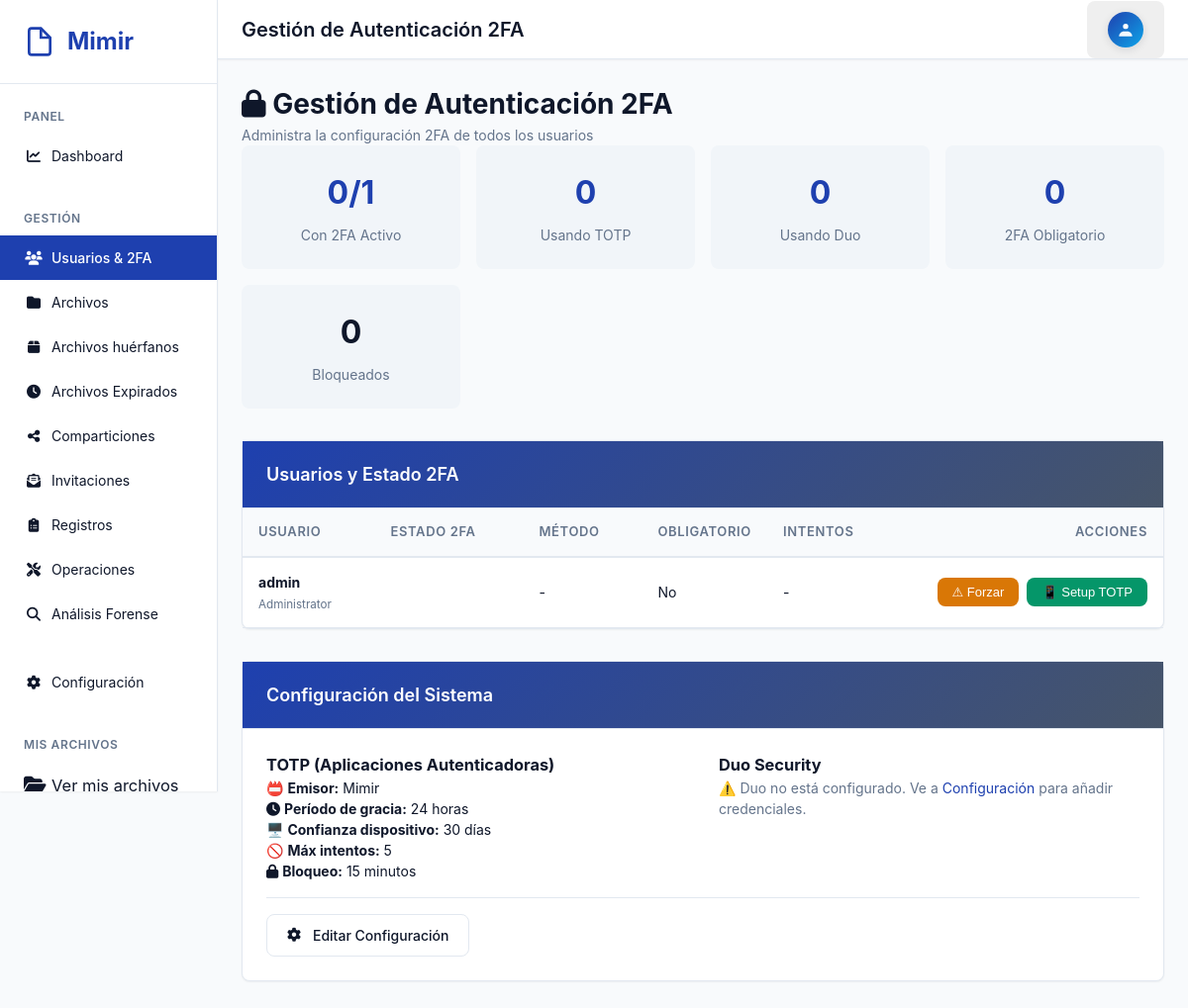
The app's page /admin/2fa_management.php (signed in) with its own data.
### tables this page shows
CREATE TABLE IF NOT EXISTS `users` (
  `id` int(11) NOT NULL AUTO_INCREMENT,
  `username` varchar(50) NOT NULL,
  `email` varchar(100) NOT NULL,
  `password` varchar(255) DEFAULT NULL,
  `full_name` varchar(100) DEFAULT NULL,
  `role` enum('admin','user') NOT NULL DEFAULT 'user',
  `is_active` tinyint(1) NOT NULL DEFAULT 1,
  `is_ldap` tinyint(1) NOT NULL DEFAULT 0,
  `storage_quota` bigint(20) DEFAULT NULL COMMENT 'Storage quota in bytes, NULL = unlimited',
  `storage_used` bigint(20) NOT NULL DEFAULT 0,
  `require_2fa` tinyint(1) NOT NULL DEFAULT 0 COMMENT 'Admin can force 2FA for this user',
  `force_password_change` tinyint(1) NOT NULL DEFAULT 0 COMMENT 'Require user to change password on next login',
  `trusted_devices` text DEFAULT NULL COMMENT 'JSON array of trusted device hashes',
  `last_login` datetime DEFAULT NULL,
  `created_at` timestamp NOT NULL DEFAULT CURRENT_TIMESTAMP,
  `updated_at` timestamp NOT NULL DEFAULT CURRENT_TIMESTAMP ON UPDATE CURRENT_TIMESTAMP,
  PRIMARY KEY (`id`),
  UNIQUE KEY `username` (`username`),
  KEY `idx_role` (`role`),
  KEY `idx_is_active` (`is_active`),
  KEY `idx_require_2fa` (`require_2fa`),
  KEY `idx_force_password_change` (`force_password_change`)
);

### includes/database.php (called while the page is built, shortened)
<?php
class Database {
    private static $instance = null;
    private $conn;
    private function __construct() {
        try {
            $dsn = "mysql:host=" . DB_HOST . ";dbname=" . DB_NAME . ";charset=" . DB_CHARSET;
            $options = [
                PDO::ATTR_ERRMODE => PDO::ERRMODE_EXCEPTION,
                PDO::ATTR_DEFAULT_FETCH_MODE => PDO::FETCH_ASSOC,
                PDO::ATTR_EMULATE_PREPARES => false,
            ];
            $this->conn = new PDO($dsn, DB_USER, DB_PASS, $options);
        } catch (PDOException $e) {
            error_log("Database connection failed: " . $e->getMessage());
            throw new Exception("Database connection failed");
        }
    }
    public static function getInstance() {
        if (self::$instance === null) {
            self::$instance = new self();
        }
        return self::$instance;
    }
    public function getConnection() {
        return $this->conn;
    }
}

### classes/TwoFactor.php (called while the page is built, shortened)
<?php
class TwoFactor {
    private $db;
    public function __construct() {
        $this->db = Database::getInstance()->getConnection();
    }
    public function getConfig() {
        $stmt = $this->db->query("SELECT config_key, config_value FROM config WHERE config_key LIKE '2fa_%'");
        $config = [
            'totp_issuer' => 'Mimir',
            'grace_period_hours' => 24,
            'device_trust_days' => 30,
            'max_attempts' => 5,
            'lockout_minutes' => 15
        ];
        return $config;
    }
}

### classes/DuoAuth.php (called while the page is built, shortened)
<?php
class DuoAuth {
    private $db;
    private $config;
    public function __construct() {
        $this->db = Database::getInstance()->getConnection();
        $this->config = $this->loadConfig();
    }
    private function loadConfig() {
        $stmt = $this->db->query("
            SELECT config_key, config_value
            FROM config
            WHERE config_key IN ('duo_client_id', 'duo_client_secret', 'duo_api_hostname', 'duo_redirect_uri',
                                  'duo_integration_key', 'duo_secret_key')
        ");
        $config = [];
        if (!isset($config['redirect_uri']) || empty($config['redirect_uri'])) {
            $config['redirect_uri'] = BASE_URL . '/login_2fa_duo_callback.php';
        }
        return $config;
    }
    public function isConfigured() {
        return !empty($this->config['client_id'])
            && !empty($this->config['client_secret'])
            && !empty($this->config['api_hostname']);
    }
    public function getConfig() {
        return [
            'client_id' => $this->config['client_id'] ?? '',
            'client_secret' => !empty($this->config['client_secret']) ? '***' : '',
            'api_hostname' => $this->config['api_hostname'] ?? '',
            'redirect_uri' => $this->config['redirect_uri'] ?? '',
            'is_configured' => $this->isConfigured()
        ];
    }
}

### public/admin/2fa_management.php (the view, shortened to what this page needs)
<?php
require_once __DIR__ . '/../../includes/config.php';
require_once __DIR__ . '/../../includes/database.php';
require_once __DIR__ . '/../../includes/layout.php';
require_once __DIR__ . '/../../classes/TwoFactor.php';
require_once __DIR__ . '/../../classes/DuoAuth.php';
$twoFactor = new TwoFactor();
$duoAuth = new DuoAuth();
$db = Database::getInstance()->getConnection();
$stmt = $db->query("
    SELECT
        u.id,
        u.username,
        u.email,
        u.full_name,
        u.require_2fa,
        u.is_active,
        uf.method,
        uf.is_enabled as has_2fa,
        uf.created_at as 2fa_since,
        (SELECT COUNT(*) FROM 2fa_attempts WHERE user_id = u.id) as total_attempts,
        (SELECT COUNT(*) FROM 2fa_attempts WHERE user_id = u.id AND success = 1) as successful_attempts,
        (SELECT COUNT(*) FROM 2fa_attempts WHERE user_id = u.id AND success = 0 AND attempted_at > DATE_SUB(NOW(), INTERVAL 15 MINUTE)) as recent_failures
    FROM users u
    LEFT JOIN user_2fa uf ON u.id = uf.user_id AND uf.is_enabled = 1
    ORDER BY u.username
");
$users = $stmt->fetchAll(PDO::FETCH_ASSOC);
$stats = [
    'total_users' => count($users),
    'with_2fa' => 0,
    'totp' => 0,
    'duo' => 0,
    'required' => 0,
    'locked' => 0
];
?>
<div class="content">
    <div class="page-header">
        <div>
            <h1><i class="fas fa-lock"></i> Gestión de Autenticación 2FA</h1>
            <p style="color: var(--text-muted);">Administra la configuración 2FA de todos los usuarios</p>
        </div>
    </div>
    <div class="stats-grid">
        <div class="stat-card">
            <div class="stat-value"><?php echo $stats['with_2fa']; ?>/<?php echo $stats['total_users']; ?></div>
            <div class="stat-label">Con 2FA Activo</div>
        </div>
        <div class="stat-card">
            <div class="stat-value"><?php echo $stats['totp']; ?></div>
            <div class="stat-label">Usando TOTP</div>
        </div>
        <div class="stat-card">
            <div class="stat-value"><?php echo $stats['duo']; ?></div>
            <div class="stat-label">Usando Duo</div>
        </div>
        <div class="stat-card">
            <div class="stat-value"><?php echo $stats['required']; ?></div>
            <div class="stat-label">2FA Obligatorio</div>
        </div>
        <div class="stat-card">
            <div class="stat-value" style="color: var(--danger);"><?php echo $stats['locked']; ?></div>
            <div class="stat-label">Bloqueados</div>
        </div>
    </div>
    <div class="card">
        <div class="card-header">
            <h2 class="card-title">Usuarios y Estado 2FA</h2>
        </div>
        <div class="card-body" style="padding: 0;">
            <table class="table">
                <thead>
                    <tr>
                        <th>Usuario</th>
                        <th style="width: 150px;">Estado 2FA</th>
                        <th style="width: 120px;">Método</th>
                        <th style="width: 120px;">Obligatorio</th>
                        <th style="width: 150px;">Intentos</th>
                        <th style="width: 250px; text-align: right;">Acciones</th>
                    </tr>
                </thead>
                <tbody>
                    <?php foreach ($users as $user): ?>
                        <tr>
                            <td>
                                <strong><?php echo htmlspecialchars($user['username']); ?></strong>
                                <?php if ($user['full_name']): ?>
                                    <br><small style="color: var(--text-muted);"><?php echo htmlspecialchars($user['full_name']); ?></small>
                                <?php endif; ?>
                            </td>
                            <td>
                                <?php if ($user['has_2fa']): ?>
                                    <span class="user-status status-enabled"><i class="fas fa-check"></i> Activo</span>
                                    <?php if ($user['2fa_since']): ?>
                                        <br><small style="color: var(--text-muted);">
                                            Desde <?php echo date('d/m/Y', strtotime($user['2fa_since'])); ?>
                                        </small>
                                    <?php endif; ?>
                                <?php else: ?>
                                    <span class="user-status status-disabled">✗ Inactivo</span>
                                <?php endif; ?>
                            </td>
                            <td>
                                <?php if ($user['method'] === 'totp'): ?>
                                    📱 TOTP
                                <?php elseif ($user['method'] === 'duo'): ?>
                                    <i class="fas fa-shield-alt"></i> Duo
                                <?php else: ?>
                                    -
                                <?php endif; ?>
                            </td>
                            <td>
                                <?php if ($user['require_2fa']): ?>
                                    <span class="user-status status-required">⚠ Sí</span>
                                <?php else: ?>
                                    No
                                <?php endif; ?>
                            </td>
                            <td>
                                <?php if ($user['total_attempts'] > 0): ?>
                                    <i class="fas fa-check"></i> <?php echo $user['successful_attempts']; ?> /
                                    ✗ <?php echo $user['total_attempts'] - $user['successful_attempts']; ?>
                                    <?php if ($user['recent_failures'] >= 5): ?>
                                        <br><span class="user-status status-locked"><i class="fas fa-lock"></i> Bloqueado</span>
                                    <?php endif; ?>
                                <?php else: ?>
                                    -
                                <?php endif; ?>
                            </td>
                            <td style="text-align: right;">
                                <div style="display: flex; gap: 0.5rem; justify-content: flex-end; flex-wrap: wrap;">
                                    <?php if (!$user['require_2fa']): ?>
                                        <form method="POST" style="display: inline;">
                                            <button type="submit" class="btn btn-sm btn-warning" title="Forzar 2FA">
                                                ⚠ Forzar
                                            </button>
                                        </form>
                                    <?php endif; ?>
                                    <?php if (!$user['has_2fa']): ?>
                                        <form method="POST" style="display: inline;">
                                            <button type="submit" class="btn btn-sm btn-success" title="Configurar TOTP">
                                                📱 Setup TOTP
                                            </button>
                                        </form>
                                    <?php endif; ?>
                                </div>
                            </td>
                        </tr>
                    <?php endforeach; ?>
                </tbody>
            </table>
        </div>
    </div>
    <div class="card" style="margin-top: 2rem;">
        <div class="card-header">
            <h2 class="card-title">Configuración del Sistema</h2>
        </div>
        <div class="card-body">
            <?php
            $config2fa = $twoFactor->getConfig();
            $duoConfig = $duoAuth->getConfig();
            ?>
            <div style="display: grid; grid-template-columns: 1fr 1fr; gap: 2rem;">
                <div>
                    <h3>TOTP (Aplicaciones Autenticadoras)</h3>
                    <ul style="list-style: none; padding: 0;">
                        <li>📛 <strong>Emisor:</strong> <?php echo htmlspecialchars($config2fa['totp_issuer']); ?></li>
                        <li><i class="fas fa-clock"></i> <strong>Período de gracia:</strong> <?php echo $config2fa['grace_period_hours']; ?> horas</li>
                        <li>🖥️ <strong>Confianza dispositivo:</strong> <?php echo $config2fa['device_trust_days']; ?> días</li>
                        <li>🚫 <strong>Máx intentos:</strong> <?php echo $config2fa['max_attempts']; ?></li>
                        <li><i class="fas fa-lock"></i> <strong>Bloqueo:</strong> <?php echo $config2fa['lockout_minutes']; ?> minutos</li>
                    </ul>
                </div>
                <div>
                    <h3>Duo Security</h3>
                    <?php if ($duoConfig['is_configured']): ?>
                        <ul style="list-style: none; padding: 0;">
                            <li>✅ <strong>Estado:</strong> Configurado</li>
                            <li>🌐 <strong>API Host:</strong> <?php echo htmlspecialchars($duoConfig['api_hostname']); ?></li>
                            <li><i class="fas fa-link"></i> <strong>Redirect URI:</strong> <small><?php echo htmlspecialchars($duoConfig['redirect_uri']); ?></small></li>
                            <li>
                                <?php if ($duoConfig['is_healthy']): ?>
                                    ✅ <strong>Health Check:</strong> <span style="color: var(--success);">OK</span>
                                <?php else: ?>
                                    ❌ <strong>Health Check:</strong> <span style="color: var(--danger);">Failed</span>
                                <?php endif; ?>
                            </li>
                        </ul>
                    <?php else: ?>
                        <p style="color: var(--text-muted);">
                            ⚠️ Duo no está configurado. Ve a <a href="<?php echo BASE_URL; ?>/admin/config.php">Configuración</a> para añadir credenciales.
                        </p>
                    <?php endif; ?>
                </div>
            </div>
            <div style="margin-top: 1rem; padding-top: 1rem; border-top: 1px solid var(--border-color);">
                <a href="<?php echo BASE_URL; ?>/admin/config.php" class="btn btn-outline"><i class="fas fa-cog"></i> Editar Configuración</a>
            </div>
        </div>
    </div>
</div>

### records on screen
users: username "admin", full_name "Administrator", require_2fa "No"

### other values on screen
$siteName "Mimir"
$title "Gestión de Autenticación 2FA"
$stats['with_2fa'] "0"
$stats['total_users'] "1"
$stats['totp'] "0"
$stats['duo'] "0"
$stats['required'] "0"
$stats['locked'] "0"
$config2fa['totp_issuer'] "Mimir"
$config2fa['grace_period_hours'] "24"
$config2fa['device_trust_days'] "30"
$config2fa['max_attempts'] "5"
$config2fa['lockout_minutes'] "15"
